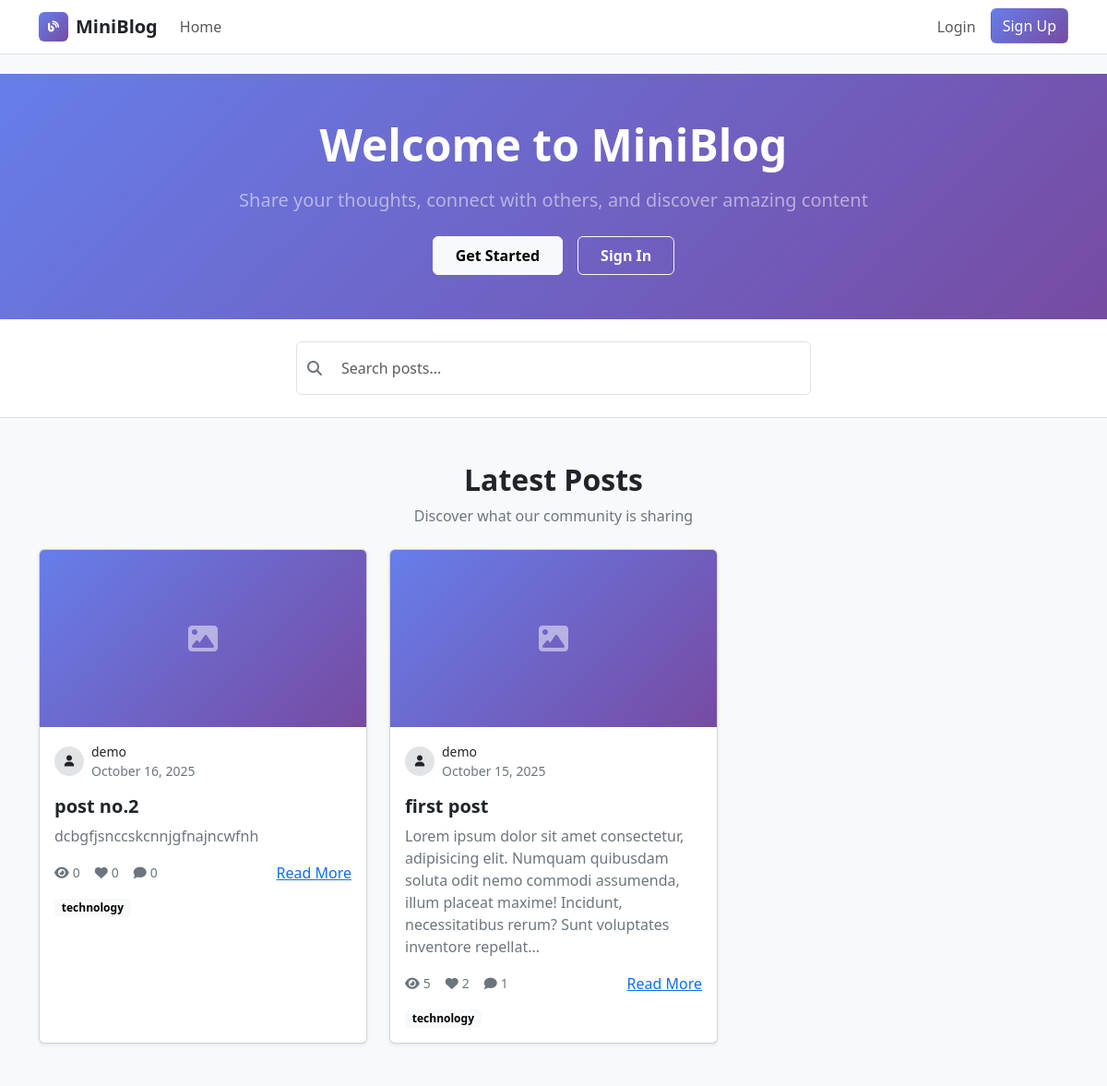
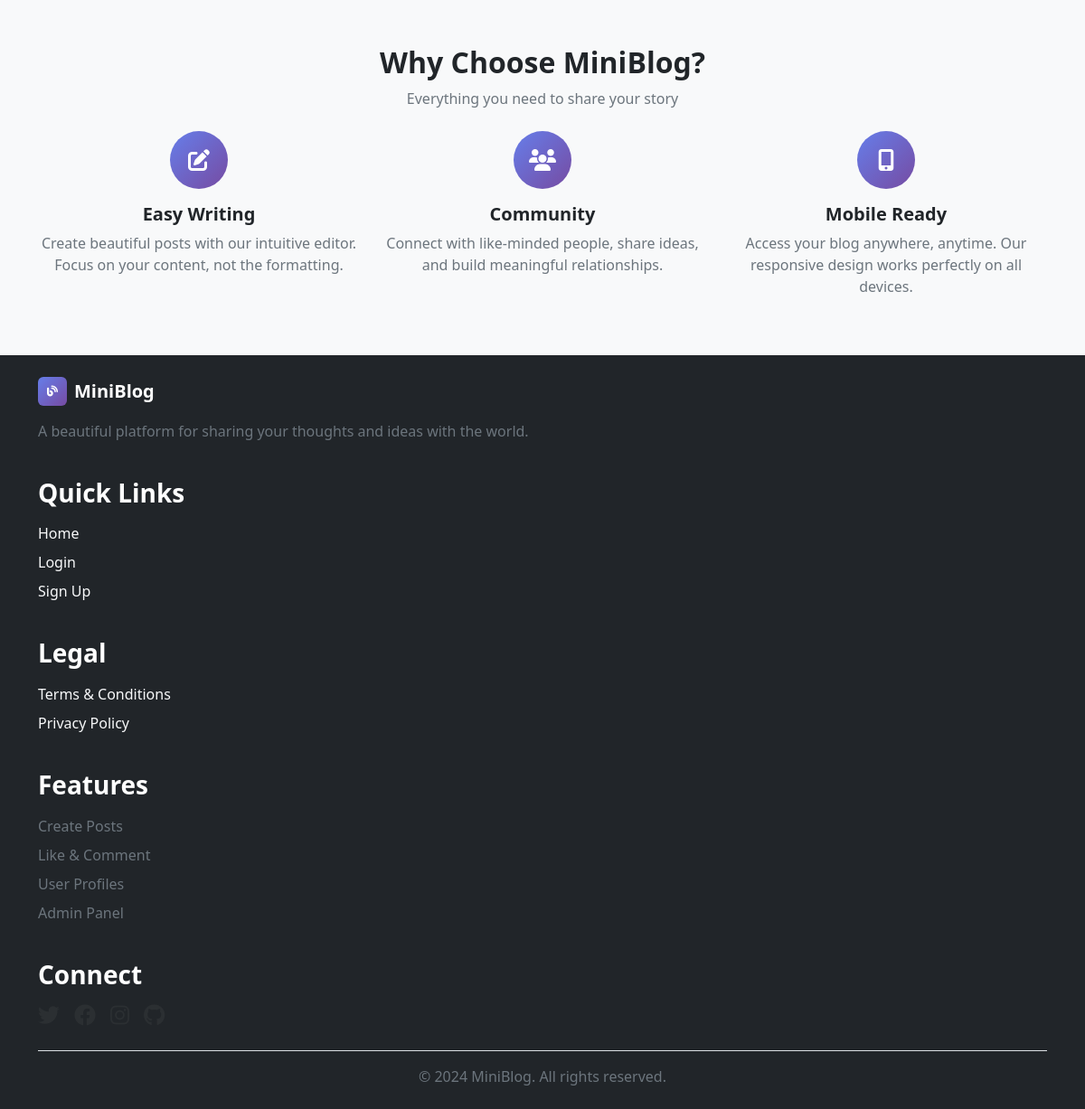
The page / on the database its author committed (2 pictures, top to bottom).
### models.py (models this page shows, shortened)
class Post(db.Model):
    id = db.Column(db.Integer, primary_key=True)
    title = db.Column(db.String(200), nullable=False)
    content = db.Column(db.Text, nullable=False)
    excerpt = db.Column(db.String(300))
    author_id = db.Column(db.Integer, db.ForeignKey('user.id'), nullable=False)
    tags = db.Column(db.String(200))  # Comma-separated tags
    is_published = db.Column(db.Boolean, default=True)
    view_count = db.Column(db.Integer, default=0)
    created_at = db.Column(db.DateTime, default=datetime.utcnow)
    updated_at = db.Column(db.DateTime, default=datetime.utcnow, onupdate=datetime.utcnow)
    comments = db.relationship('Comment', backref='post', lazy=True, cascade='all, delete-orphan')
    likes = db.relationship('Like', backref='post', lazy=True, cascade='all, delete-orphan')

class User(UserMixin, db.Model):
    id = db.Column(db.Integer, primary_key=True)
    username = db.Column(db.String(20), unique=True, nullable=False)
    email = db.Column(db.String(120), unique=True, nullable=False)
    password_hash = db.Column(db.String(128), nullable=False)
    avatar = db.Column(db.String(200), default='')
    bio = db.Column(db.String(200), default='')
    role = db.Column(db.String(20), default='user')
    is_active = db.Column(db.Boolean, default=True)
    created_at = db.Column(db.DateTime, default=datetime.utcnow)
    posts = db.relationship('Post', backref='author', lazy=True, cascade='all, delete-orphan')
    comments = db.relationship('Comment', backref='author', lazy=True, cascade='all, delete-orphan')
    likes = db.relationship('Like', backref='user', lazy=True, cascade='all, delete-orphan')

### app.py (the view)
@app.route('/')
def index():
    posts = Post.query.filter_by(is_published=True).order_by(Post.created_at.desc()).limit(10).all()
    return render_template('index.html', posts=posts)

### templates/index.html (shortened to what this page needs)
{% extends "base.html" %}
{% block content %}
<section class="gradient-bg text-white py-5 py-md-6">
    <div class="container-lg text-center">
        <h1 class="display-5 fw-bold mb-3">Welcome to MiniBlog</h1>
        <p class="fs-5 mb-4 text-white-50">Share your thoughts, connect with others, and discover amazing content</p>
        {% if not current_user.is_authenticated %}
            <div class="d-flex flex-column flex-sm-row gap-3 justify-content-center">
                <a href="{{ url_for('register') }}" class="btn btn-light px-4 py-2 fw-semibold">
                    Get Started
                </a>
                <a href="{{ url_for('login') }}" class="btn btn-outline-light px-4 py-2 fw-semibold">
                    Sign In
                </a>
            </div>
        {% else %}
            <a href="{{ url_for('create_post') }}" class="btn btn-light px-4 py-2 fw-semibold">
                Create Your First Post
            </a>
        {% endif %}
    </div>
</section>
<section class="py-4 bg-white border-bottom">
    <div class="container-lg">
        <div class="col-12 col-md-8 col-lg-6 mx-auto">
            <div class="position-relative">
                <i class="fas fa-search position-absolute top-50 translate-middle-y text-secondary" style="left: 12px;"></i>
                <input type="text" id="searchInput" placeholder="Search posts..."
                       class="form-control ps-5 py-3">
            </div>
        </div>
    </div>
    </section>
<section class="py-5">
    <div class="container-lg">
        <div class="text-center mb-4">
            <h2 class="h2 fw-bold text-dark mb-2">Latest Posts</h2>
            <p class="text-secondary">Discover what our community is sharing</p>
        </div>
        {% if posts %}
            <div class="row g-4" id="postsContainer">
                {% for post in posts %}
                    <article class="col-12 col-md-6 col-lg-4">
                        <div class="card shadow-sm h-100 overflow-hidden card-hover">
                            <div class="gradient-bg d-flex align-items-center justify-content-center" style="height: 12rem;">
                                <i class="fas fa-image text-white" style="opacity:0.5;font-size:2rem;"></i>
                            </div>
                            <div class="card-body">
                                <div class="d-flex align-items-center mb-3">
                                    <div class="rounded-circle bg-secondary-subtle d-inline-flex align-items-center justify-content-center me-2" style="width:32px;height:32px;">
                                        <i class="fas fa-user" style="font-size:12px;"></i>
                                    </div>
                                    <div>
                                        <p class="small fw-medium text-dark mb-0">{{ post.author.username }}</p>
                                        <p class="small text-secondary mb-0">{{ post.created_at.strftime('%B %d, %Y') }}</p>
                                    </div>
                                </div>
                                <h3 class="h5 fw-bold text-dark mb-2">
                                    <a href="{{ url_for('view_post', post_id=post.id) }}" class="link-dark link-underline-opacity-0 link-underline-opacity-100-hover">
                                        {{ post.title }}
                                    </a>
                                </h3>
                                <p class="text-secondary mb-3">{{ post.excerpt or post.content[:200] + '...' }}</p>
                                <div class="d-flex align-items-center justify-content-between">
                                    <div class="d-flex align-items-center gap-3 small text-secondary">
                                        <span class="d-inline-flex align-items-center"><i class="fas fa-eye me-1"></i>{{ post.view_count }}</span>
                                        <span class="d-inline-flex align-items-center"><i class="fas fa-heart me-1"></i>{{ post.likes|length }}</span>
                                        <span class="d-inline-flex align-items-center"><i class="fas fa-comment me-1"></i>{{ post.comments|length }}</span>
                                    </div>
                                    <a href="{{ url_for('view_post', post_id=post.id) }}" class="link-primary fw-medium">Read More</a>
                                </div>
                                {% if post.tags %}
                                    <div class="mt-3 d-flex flex-wrap gap-2">
                                        {% for tag in post.tags.split(',') %}
                                            <span class="badge text-bg-light">{{ tag.strip() }}</span>
                                        {% endfor %}
                                    </div>
                                {% endif %}
                            </div>
                        </div>
                    </article>
                {% endfor %}
            </div>
        {% endif %}
    </div>
</section>
<section class="py-5 bg-light">
    <div class="container-lg">
        <div class="text-center mb-4">
            <h2 class="h2 fw-bold text-dark mb-2">Why Choose MiniBlog?</h2>
            <p class="text-secondary">Everything you need to share your story</p>
        </div>
        <div class="row g-4">
            <div class="col-12 col-md-4 text-center">
                <div class="rounded-circle gradient-bg d-inline-flex align-items-center justify-content-center mb-3" style="width:64px;height:64px;">
                    <i class="fas fa-edit text-white" style="font-size:24px;"></i>
                </div>
                <h3 class="h5 fw-semibold text-dark mb-2">Easy Writing</h3>
                <p class="text-secondary">Create beautiful posts with our intuitive editor. Focus on your content, not the formatting.</p>
            </div>
            <div class="col-12 col-md-4 text-center">
                <div class="rounded-circle gradient-bg d-inline-flex align-items-center justify-content-center mb-3" style="width:64px;height:64px;">
                    <i class="fas fa-users text-white" style="font-size:24px;"></i>
                </div>
                <h3 class="h5 fw-semibold text-dark mb-2">Community</h3>
                <p class="text-secondary">Connect with like-minded people, share ideas, and build meaningful relationships.</p>
            </div>
            <div class="col-12 col-md-4 text-center">
                <div class="rounded-circle gradient-bg d-inline-flex align-items-center justify-content-center mb-3" style="width:64px;height:64px;">
                    <i class="fas fa-mobile-alt text-white" style="font-size:24px;"></i>
                </div>
                <h3 class="h5 fw-semibold text-dark mb-2">Mobile Ready</h3>
                <p class="text-secondary">Access your blog anywhere, anytime. Our responsive design works perfectly on all devices.</p>
            </div>
        </div>
    </div>
</section>
{% endblock %}

### templates/base.html (style rules this page uses)
.gradient-bg { background: linear-gradient(135deg, #667eea 0%, #764ba2 100%); }
.card-hover { transition: all 0.3s ease; }

### rows shown on the page
Post: author.username "demo", created_at "October 16, 2025", title "post no.2", excerpt "dcbgfjsnccskcnnjgfnajncwfnh", view_count "0", likes|length "0", comments|length "0", strip "technology"
Post: author.username "demo", created_at "October 15, 2025", title "first post", excerpt "Lorem ipsum dolor sit amet consectetur, adipisicing elit. Numquam quibusdam soluta odit nemo commodi assumenda, illum placeat maxime! Incidunt, necessitatibus rerum? Sunt voluptates inventore repellat...", view_count "5", likes|length "2", comments|length "1", strip "technology"
